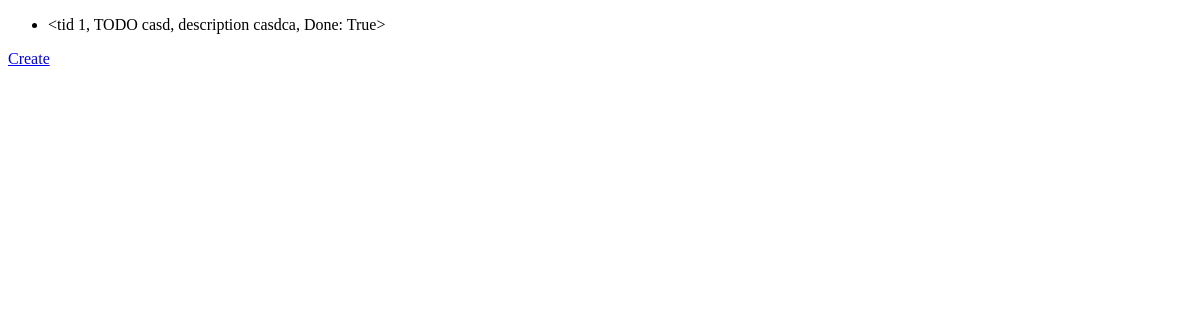
Page /todos/ on the earlier database version.
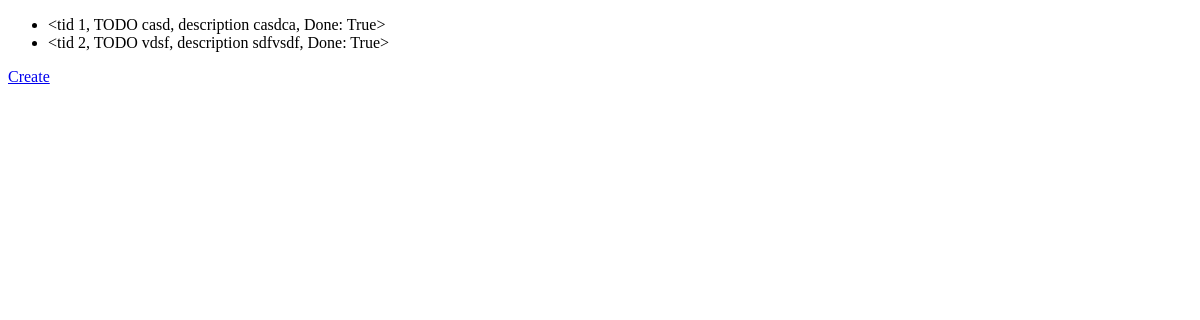
Same page on the later database version.
### blueprintapp/blueprints/todos/models.py (models this page shows, shortened)
class Todo(db.Model):
    __tablename__ = 'todos'
    tid = db.Column(db.Integer, primary_key=True)
    title = db.Column(db.String, primary_key=False)
    description = db.Column(db.String)
    done = db.Column(db.Boolean, nullable=False)
    def __repr__(self):
        return f"<tid {self.tid}, TODO {self.title}, description {self.description}, Done: {self.done}>"

### blueprintapp/blueprints/todos/routes.py (the view)
@todos.route("/")
def index():
    todos = Todo.query.all()
    return render_template("todos/index.html", todos=todos)

### blueprintapp/blueprints/todos/templates/todos/index.html (shortened to what this page needs)
{% extends "base.html" %}
{% block content %}
    <ul>
    {% for todo in todos %}
        <li>{{ todo }}</li>
    {% endfor %}
    </ul>
    <a href="{{ url_for('todos.create') }}">Create</a>
{% endblock %}

### blueprintapp/templates/base.html (shortened to what this page needs)
<!DOCTYPE html>
<html lang="en">
<head>
</head>
<body>
    {% block content %}{% endblock %}
</body>
</html>

Differences in the rows shown:
added Todo: tid+title+description "<tid 2, TODO vdsf, description sdfvsdf, Done: True>"
